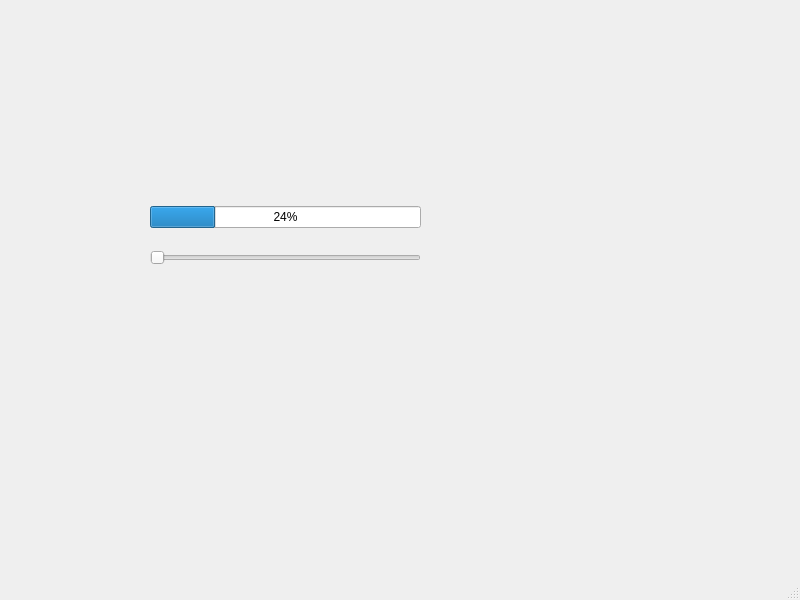
<?xml version="1.0" encoding="UTF-8"?>
<ui version="4.0">
 <class>MainWindow</class>
 <widget class="QMainWindow" name="MainWindow">
  <property name="geometry">
   <rect>
    <x>0</x>
    <y>0</y>
    <width>800</width>
    <height>600</height>
   </rect>
  </property>
  <property name="windowTitle">
   <string>MainWindow</string>
  </property>
  <widget class="QWidget" name="centralwidget">
   <widget class="QWidget" name="">
    <property name="geometry">
     <rect>
      <x>150</x>
      <y>190</y>
      <width>271</width>
      <height>91</height>
     </rect>
    </property>
    <layout class="QVBoxLayout" name="verticalLayout">
     <item>
      <widget class="QProgressBar" name="progressBar">
       <property name="value">
        <number>24</number>
       </property>
      </widget>
     </item>
     <item>
      <widget class="QSlider" name="horizontalSlider">
       <property name="orientation">
        <enum>Qt::Orientation::Horizontal</enum>
       </property>
      </widget>
     </item>
    </layout>
   </widget>
  </widget>
  <widget class="QMenuBar" name="menubar">
   <property name="geometry">
    <rect>
     <x>0</x>
     <y>0</y>
     <width>800</width>
     <height>22</height>
    </rect>
   </property>
  </widget>
  <widget class="QStatusBar" name="statusbar"/>
 </widget>
 <resources/>
 <connections/>
</ui>
